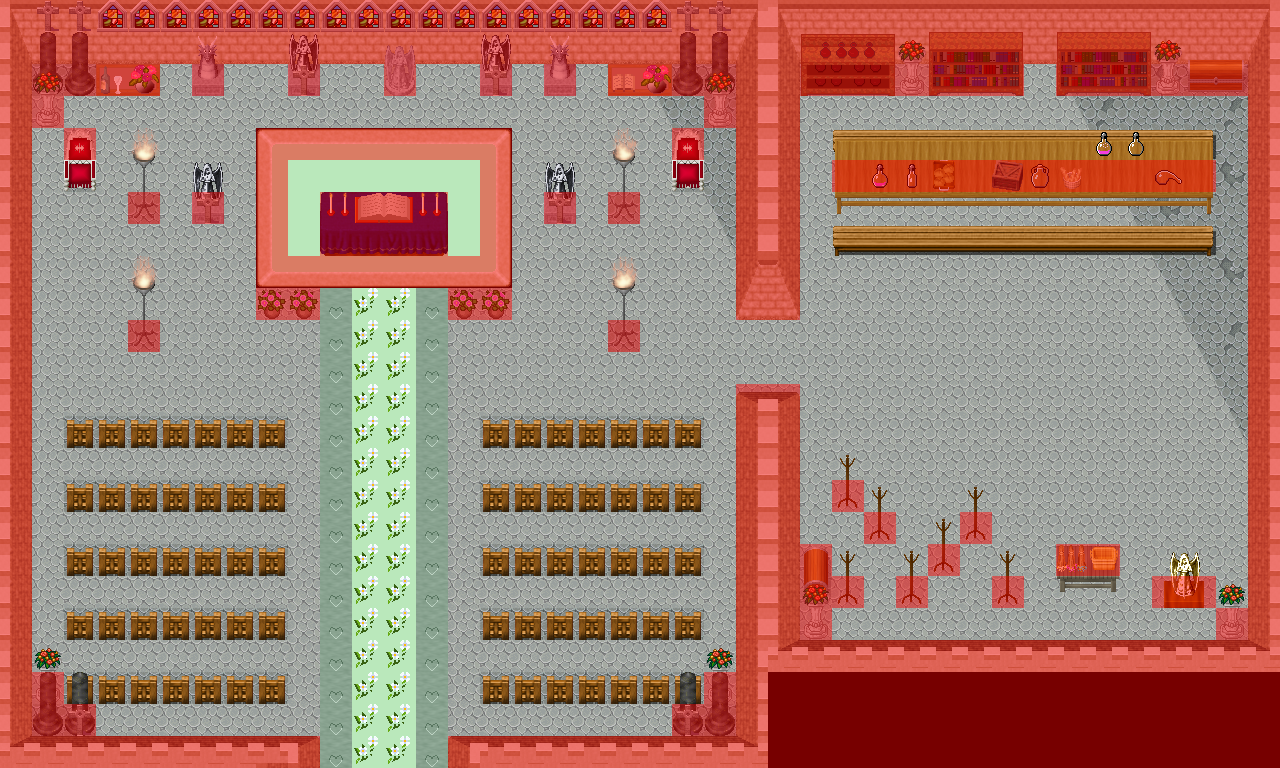

Below is a game level as drawn by its tile map, then a one-line description and the .tmx that defines it (tile-layer data replaced by summaries):
An orthogonal 40x24 tile map with 32x32 px tiles, 7 tile layers (0_floor, 1_terrain, 2_object, 3_roof, ...), 1 hidden layer not drawn, 34 tilesets.

<map version="1.0" orientation="orthogonal" renderorder="right-down" width="40" height="24" tilewidth="32" tileheight="32" nextobjectid="1">
 <tileset firstgid="1" name="../../tileset/building/castle.png" tilewidth="32" tileheight="32" tilecount="320" columns="20">
  <image source="../../tileset/building/castle.png" width="640" height="512" />
 </tileset>
 <tileset firstgid="321" name="../../tileset/ground/ground_2.png" tilewidth="32" tileheight="32" tilecount="4" columns="4">
  <image source="../../tileset/ground/ground_2.png" trans="ffffff" width="128" height="32" />
 </tileset>
 <tileset firstgid="325" name="../../tileset/item/statue/metal_and_stone.png" tilewidth="32" tileheight="32" tilecount="6" columns="3">
  <image source="../../tileset/item/statue/metal_and_stone.png" width="96" height="64" />
 </tileset>
 <tileset firstgid="331" name="../../tileset/furniture/chair/throne_small.png" tilewidth="32" tileheight="32" tilecount="2" columns="1">
  <image source="../../tileset/furniture/chair/throne_small.png" width="32" height="64" />
 </tileset>
 <tileset firstgid="333" name="../../tileset/furniture/chair/wooden_pale.png" tilewidth="32" tileheight="32" tilecount="4" columns="2">
  <image source="../../tileset/furniture/chair/wooden_pale.png" width="64" height="64" />
 </tileset>
 <tileset firstgid="337" name="../../tileset/furniture/table/table_with_beer.png" tilewidth="32" tileheight="32" tilecount="8" columns="4">
  <image source="../../tileset/furniture/table/table_with_beer.png" trans="ff00ff" width="128" height="64" />
 </tileset>
 <tileset firstgid="345" name="../../tileset/furniture/light/iron_lamp.png" tilewidth="32" tileheight="32" tilecount="3" columns="1">
  <image source="../../tileset/furniture/light/iron_lamp.png" trans="ff00ff" width="32" height="96" />
 </tileset>
 <tileset firstgid="348" name="../../tileset/item/statue/grey_stone.png" tilewidth="32" tileheight="32" tilecount="4" columns="2">
  <image source="../../tileset/item/statue/grey_stone.png" trans="ff00ff" width="64" height="64" />
 </tileset>
 <tileset firstgid="352" name="../../tileset/plant/indoor/flowering_plant.png" tilewidth="32" tileheight="32" tilecount="2" columns="2">
  <image source="../../tileset/plant/indoor/flowering_plant.png" width="64" height="32" />
 </tileset>
 <tileset firstgid="354" name="../../tileset/furniture/table/fancy_blue_red.png" tilewidth="32" tileheight="32" tilecount="12" columns="4">
  <image source="../../tileset/furniture/table/fancy_blue_red.png" trans="ff00ff" width="128" height="96" />
 </tileset>
 <tileset firstgid="366" name="../../tileset/plant/flower/daisy_white.png" tilewidth="32" tileheight="32" tilecount="8" columns="2">
  <image source="../../tileset/plant/flower/daisy_white.png" trans="ffffff" width="64" height="128" />
 </tileset>
 <tileset firstgid="374" name="../../tileset/item/drink/bottle_and_glass.png" tilewidth="32" tileheight="32" tilecount="1" columns="1">
  <image source="../../tileset/item/drink/bottle_and_glass.png" width="32" height="32" />
 </tileset>
 <tileset firstgid="375" name="../../tileset/plant/indoor/flower_vase.png" tilewidth="32" tileheight="32" tilecount="3" columns="3">
  <image source="../../tileset/plant/indoor/flower_vase.png" width="96" height="32" />
 </tileset>
 <tileset firstgid="378" name="../../tileset/item/documents/book.png" tilewidth="32" tileheight="32" tilecount="4" columns="2">
  <image source="../../tileset/item/documents/book.png" width="64" height="64" />
 </tileset>
 <tileset firstgid="382" name="../../tileset/item/statue/cross.png" tilewidth="32" tileheight="32" tilecount="1" columns="1">
  <image source="../../tileset/item/statue/cross.png" trans="ff00ff" width="32" height="32" />
 </tileset>
 <tileset firstgid="383" name="../../tileset/building/window/painted.png" tilewidth="32" tileheight="32" tilecount="1" columns="1">
  <image source="../../tileset/building/window/painted.png" width="32" height="32" />
 </tileset>
 <tileset firstgid="384" name="../../tileset/furniture/light/flames.png" tilewidth="32" tileheight="32" tilecount="6" columns="6">
  <image source="../../tileset/furniture/light/flames.png" trans="ff00ff" width="192" height="32" />
 </tileset>
 <tileset firstgid="390" name="../../tileset/logic/portal.png" tilewidth="32" tileheight="32" tilecount="16" columns="8">
  <image source="../../tileset/logic/portal.png" width="256" height="64" />
 </tileset>
 <tileset firstgid="406" name="../../tileset/logic/collision.png" tilewidth="32" tileheight="32" tilecount="1" columns="1">
  <image source="../../tileset/logic/collision.png" width="32" height="32" />
 </tileset>
 <tileset firstgid="407" name="../../tileset/logic/protection.png" tilewidth="32" tileheight="32" tilecount="2" columns="2">
  <image source="../../tileset/logic/protection.png" width="64" height="32" />
 </tileset>
 <tileset firstgid="409" name="wiezienie_kafelki" tilewidth="32" tileheight="32" tilecount="8" columns="4">
  <image source="../../tileset/pol/domki/podloga/wiezienie_kafelki.png" width="128" height="64" />
 </tileset>
 <tileset firstgid="417" name="pale_book_bottle_shelf" tilewidth="32" tileheight="32" tilecount="12" columns="3">
  <image source="../../tileset/furniture/shelve/pale_book_bottle_shelf.png" width="96" height="128" />
 </tileset>
 <tileset firstgid="429" name="table_wooden_brown" tilewidth="32" tileheight="32" tilecount="9" columns="3">
  <image source="../../tileset/furniture/table/table_wooden_brown.png" width="96" height="96" />
 </tileset>
 <tileset firstgid="438" name="bench" tilewidth="32" tileheight="32" tilecount="3" columns="3">
  <image source="../../tileset/furniture/table/bench.png" width="96" height="32" />
 </tileset>
 <tileset firstgid="441" name="clothes_rack" tilewidth="32" tileheight="32" tilecount="2" columns="1">
  <image source="../../tileset/furniture/other/clothes_rack.png" width="32" height="64" />
 </tileset>
 <tileset firstgid="443" name="empty_bottles" tilewidth="32" tileheight="32" tilecount="12" columns="4">
  <image source="../../tileset/item/chemistry/empty_bottles.png" width="128" height="96" />
 </tileset>
 <tileset firstgid="455" name="bottle" tilewidth="32" tileheight="32" tilecount="5" columns="1">
  <image source="../../tileset/item/chemistry/bottle.png" width="32" height="160" />
 </tileset>
 <tileset firstgid="460" name="chest_2" tilewidth="32" tileheight="32" tilecount="6" columns="3">
  <image source="../../tileset/item/chest/chest_2.png" width="96" height="64" />
 </tileset>
 <tileset firstgid="466" name="bread" tilewidth="32" tileheight="32" tilecount="4" columns="4">
  <image source="../../tileset/item/food/bread.png" width="128" height="32" />
 </tileset>
 <tileset firstgid="470" name="goddess_icon" tilewidth="32" tileheight="32" tilecount="4" columns="2">
  <image source="../../tileset/item/statue/goddess_icon.png" width="64" height="64" />
 </tileset>
 <tileset firstgid="474" name="urn_with_flowers" tilewidth="32" tileheight="32" tilecount="2" columns="1">
  <image source="../../tileset/item/statue/urn_with_flowers.png" width="32" height="64" />
 </tileset>
 <tileset firstgid="476" name="crate_small" tilewidth="32" tileheight="32" tilecount="1" columns="1">
  <image source="../../tileset/item/pot/crate_small.png" width="32" height="32" />
 </tileset>
 <tileset firstgid="477" name="bazaar_produce" tilewidth="32" tileheight="32" tilecount="4" columns="2">
  <image source="../../tileset/item/bazaar_produce.png" width="64" height="64" />
 </tileset>
 <tileset firstgid="481" name="grey_plain" tilewidth="32" tileheight="32" tilecount="9" columns="3">
  <image source="../../tileset/furniture/table/grey_plain.png" width="96" height="96" />
 </tileset>
 <layer name="0_floor" width="40" height="24">
  <data>[960 cells, 960 non-empty, 19 distinct tile ids]</data>
 </layer>
 <layer name="1_terrain" width="40" height="24">
  <data>[960 cells, 275 non-empty, 57 distinct tile ids]</data>
 </layer>
 <layer name="2_object" width="40" height="24">
  <data>[960 cells, 134 non-empty, 34 distinct tile ids]</data>
 </layer>
 <layer name="3_roof" width="40" height="24">
  <data>[960 cells, 74 non-empty, 15 distinct tile ids]</data>
 </layer>
 <layer name="4_roof_add" width="40" height="24">
  <data>[960 cells, 6 non-empty, 6 distinct tile ids]</data>
 </layer>
 <layer name="objects" width="40" height="24">
  <data>[960 cells, 0 non-empty, 0 distinct tile ids]</data>
 </layer>
 <layer name="collision" width="40" height="24" opacity="0.47">
  <data>[960 cells, 341 non-empty, 1 distinct tile ids]</data>
 </layer>
 <layer name="protection" width="40" height="24" visible="0" opacity="0.43">
  <data>[960 cells, 960 non-empty, 1 distinct tile ids]</data>
 </layer>
</map>
